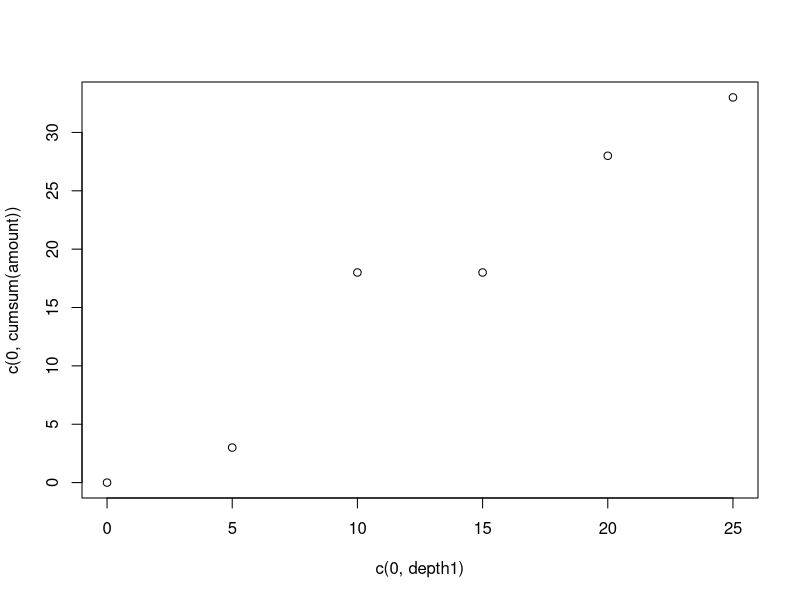

This chart was generated by the following R code: (Note: this script raises an error after producing the figure.)
library(tidyverse)

depth0 <- c( 0, 5, 10, 15, 20 )
depth1 <- c( 5, 10, 15, 20, 25 )
amount <- c( 3, 15, 0, 10, 5)
cum.amount <- cumsum(amount)

plot(c(0,depth1), c(0,cumsum(amount)))

f <- Vectorize(function( depth0, depth1, amount, bulk.density, goal ){
  A <- cumsum(amount)
  goal.lwr <- goal - 5
  if( all( A < goal)){    # if the core isn't deep enough to reach the desired quantity of ash
    return(NA)
  }
  # calc height of core to goal ash content
  index.upr <- min( which( A >= goal ) )   # layer where we reach the desired quantity of ash
  start.ash <- A[index.upr] - amount[index.upr] # cumulative amount of ash to the layer below the layer where the goal is met
  need <- goal - start.ash # how much of the layer where the goal is met that is needed
  height <- (depth1[index.upr] - depth0[index.upr]) * (need / amount[index.upr]) # height of the layer where the goal is met that is needed
  tot.height <- depth0[index.upr] + height # add the core height to layer below layer where goal is met to the amount of current layer that is needed
  
  # calc avg bulk density of core between last and current goals
  index.lwr <- min(which(A > goal.lwr))
  prior.bd <- bulk.density[index.lwr:index.upr]
  weights <- depth1[index.lwr:index.upr]
  weights[1] <- ( A[index.lwr] - goal.lwr )
  weights[length(weights)] <- need
  bd <- (prior.bd * weights) / 5
  
  return(tot.height)
}, 'goal')

f(depth0, depth1, amount, goal=1)
f(depth0, depth1, amount, goal=3)
f(depth0, depth1, amount, goal=8)
f(depth0, depth1, amount, goal=800)

f(depth0, depth1, amount, goal=c(5, 10, 15, 20, 25, 30) )



depth0 <- c( 0, 5, 10, 15, 20, 0, 5, 10, 15, 20 )
depth1 <- c( 5, 10, 15, 20, 25, 5, 10, 15, 20, 25 )
amount <- c( 3, 15, 0, 10, 5, 6, 20, 30, 30, 10 )
bulk.density <- c( 3, 15, 0, 10, 5, 6, 20, 30, 30, 10 )
core <- c(1, 1, 1, 1, 1, 2, 2, 2, 2, 2)
data <- data.frame( depth0 = depth0, depth1=depth1, amount=amount, core=core, bulk.density = bulk.density)

goal <- seq(5,100,5)

data

test <- data %>% group_by(core) %>%
  do({ data.frame( depth=f(.$depth0, .$depth1, .$amount, goal=goal) ) })
